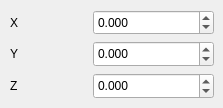
      <widget class="QWidget" name="tab_rlift_2">
       <attribute name="title">
        <string>L_Lift</string>
       </attribute>
       <widget class="QDoubleSpinBox" name="L_Lift_X">
        <property name="geometry">
         <rect>
          <x>93</x>
          <y>10</y>
          <width>121</width>
          <height>25</height>
         </rect>
        </property>
        <property name="decimals">
         <number>3</number>
        </property>
        <property name="minimum">
         <double>-10.000000000000000</double>
        </property>
        <property name="maximum">
         <double>10.000000000000000</double>
        </property>
        <property name="singleStep">
         <double>0.010000000000000</double>
        </property>
       </widget>
       <widget class="QDoubleSpinBox" name="L_Lift_Z">
        <property name="geometry">
         <rect>
          <x>93</x>
          <y>73</y>
          <width>121</width>
          <height>26</height>
         </rect>
        </property>
        <property name="decimals">
         <number>3</number>
        </property>
        <property name="minimum">
         <double>-10.000000000000000</double>
        </property>
        <property name="maximum">
         <double>10.000000000000000</double>
        </property>
        <property name="singleStep">
         <double>0.010000000000000</double>
        </property>
       </widget>
       <widget class="QDoubleSpinBox" name="L_Lift_Y">
        <property name="geometry">
         <rect>
          <x>93</x>
          <y>41</y>
          <width>121</width>
          <height>26</height>
         </rect>
        </property>
        <property name="decimals">
         <number>3</number>
        </property>
        <property name="minimum">
         <double>-10.000000000000000</double>
        </property>
        <property name="maximum">
         <double>10.000000000000000</double>
        </property>
        <property name="singleStep">
         <double>0.010000000000000</double>
        </property>
       </widget>
       <widget class="QLabel" name="label_354">
        <property name="geometry">
         <rect>
          <x>10</x>
          <y>10</y>
          <width>55</width>
          <height>25</height>
         </rect>
        </property>
        <property name="text">
         <string>X</string>
        </property>
       </widget>
       <widget class="QLabel" name="label_361">
        <property name="geometry">
         <rect>
          <x>10</x>
          <y>73</y>
          <width>36</width>
          <height>26</height>
         </rect>
        </property>
        <property name="text">
         <string>Z</string>
        </property>
       </widget>
       <widget class="QLabel" name="label_335">
        <property name="geometry">
         <rect>
          <x>10</x>
          <y>41</y>
          <width>46</width>
          <height>26</height>
         </rect>
        </property>
        <property name="text">
         <string>Y</string>
        </property>
       </widget>
      </widget>
